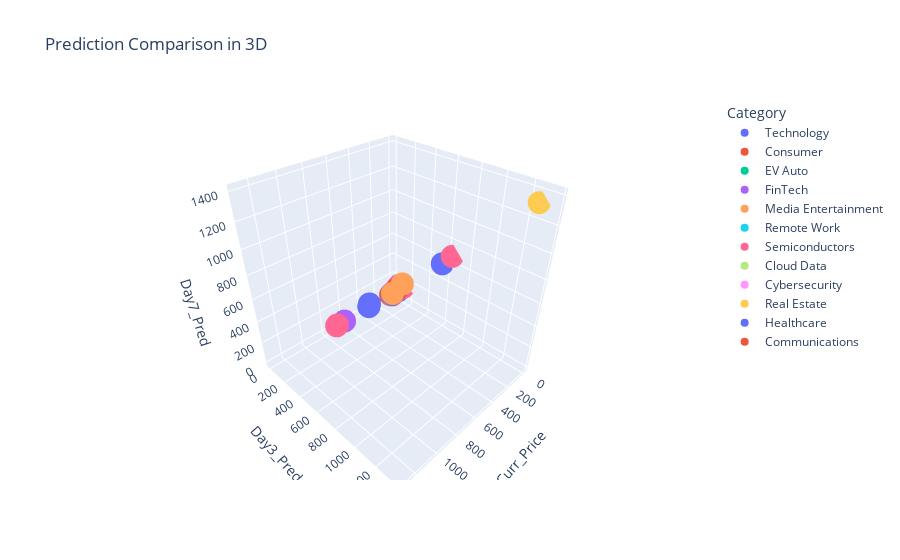

Notebook source saved alongside this figure:
### Code cell
# Load your DataFrame (replace with your file if needed)
# df = pd.read_csv("your_data.csv")

# Create profit indicators
df['made_profit_act_day_1'] = (
    ((df['Buy'] == 1) & (df['actual_day1_close'] > df['Curr_Price'])) |
    ((df['Sell'] == 1) & (df['actual_day1_close'] < df['Curr_Price'])) |
    ((df['Hold'] == 1) & (df['actual_day1_close'] >= df['Curr_Price']))
).astype(int)

df['made_profit_could_day_1'] = (
    ((df['Buy'] == 1) & (df['closest_day1_price'] > df['Curr_Price'])) |
    ((df['Sell'] == 1) & (df['closest_day1_price'] < df['Curr_Price'])) |
    ((df['Hold'] == 1) & (df['closest_day1_price'] >= df['Curr_Price']))
).astype(int)

# Repeat for day 3 and day 7
df['made_profit_act_day_3'] = (
    ((df['Buy'] == 1) & (df['actual_day3_close'] > df['Curr_Price'])) |
    ((df['Sell'] == 1) & (df['actual_day3_close'] < df['Curr_Price'])) |
    ((df['Hold'] == 1) & (df['actual_day3_close'] >= df['Curr_Price']))
).astype(int)

df['made_profit_could_day_3'] = (
    ((df['Buy'] == 1) & (df['closest_day3_price'] > df['Curr_Price'])) |
    ((df['Sell'] == 1) & (df['closest_day3_price'] < df['Curr_Price'])) |
    ((df['Hold'] == 1) & (df['closest_day3_price'] >= df['Curr_Price']))
).astype(int)

df['made_profit_act_day_7'] = (
    ((df['Buy'] == 1) & (df['actual_day7_close'] > df['Curr_Price'])) |
    ((df['Sell'] == 1) & (df['actual_day7_close'] < df['Curr_Price'])) |
    ((df['Hold'] == 1) & (df['actual_day7_close'] >= df['Curr_Price']))
).astype(int)

df['made_profit_could_day_7'] = (
    ((df['Buy'] == 1) & (df['closest_day7_price'] > df['Curr_Price'])) |
    ((df['Sell'] == 1) & (df['closest_day7_price'] < df['Curr_Price'])) |
    ((df['Hold'] == 1) & (df['closest_day7_price'] >= df['Curr_Price']))
).astype(int)

# ---------------------
# Plotting
# ---------------------

# Heatmap of profit outcomes
plt.figure(figsize=(10,6))
sns.heatmap(df[[
    'made_profit_act_day_1','made_profit_act_day_3','made_profit_act_day_7',
    'made_profit_could_day_1','made_profit_could_day_3','made_profit_could_day_7']].mean().to_frame().T,
    annot=True, cmap='Greens')
plt.title("Mean Profit Accuracy")
plt.show()

# Advice type distribution
plt.figure(figsize=(6,4))
advice_counts = [df['Buy'].sum(), df['Sell'].sum(), df['Hold'].sum()]
sns.barplot(x=['Buy', 'Sell', 'Hold'], y=advice_counts)
plt.title("Distribution of Advice Types")
plt.ylabel("Count")
plt.show()

# Profit by advice and day
days = [1, 3, 7]
for day in days:
    plt.figure(figsize=(6,4))
    means = [
        df[df['Buy']==1][f'made_profit_act_day_{day}'].mean(),
        df[df['Sell']==1][f'made_profit_act_day_{day}'].mean(),
        df[df['Hold']==1][f'made_profit_act_day_{day}'].mean()
    ]
    sns.barplot(x=['Buy', 'Sell', 'Hold'], y=means)
    plt.title(f"Actual Profit Accuracy by Advice - Day {day}")
    plt.ylim(0,1)
    plt.ylabel("Mean Accuracy")
    plt.show()

# Scatter plot of predictions
plt.figure(figsize=(10,6))
sns.scatterplot(data=df, x="Curr_Price", y="Day1_Pred", label="Day1", s=60)
sns.scatterplot(data=df, x="Curr_Price", y="Day3_Pred", label="Day3", s=60)
sns.scatterplot(data=df, x="Curr_Price", y="Day7_Pred", label="Day7", s=60)
plt.xlabel("Current Price")
plt.ylabel("Predicted Price")
plt.title("Predictions vs Current Price")
plt.legend()
plt.show()

# 3D plot of predictions
fig = px.scatter_3d(df, x='Curr_Price', y='Day3_Pred', z='Day7_Pred',
                    color='Category', title='Prediction Comparison in 3D')
fig.show()

### Figure 1 — Plotly figure (JSON) as saved in the notebook; plotly's stock layout.template omitted (floating-point values rounded to 4 significant figures)
{"data": [{"hovertemplate": "Category=Technology<br>Curr_Price=%{x}<br>Day3_Pred=%{y}<br>Day7_Pred=%{z}<extra></extra>", "legendgroup": "Technology", "marker": {"color": "#636efa", "symbol": "circle"}, "mode": "markers", "name": "Technology", "scene": "scene", "showlegend": true, "type": "scatter3d", "x": [159.3, 137.9, 718.6, 179.5, 213.6, 275.2, 22.47, 162.3, 379.3, 32.46, 179.5, 718.6, 159.3, 137.9, 213.6, 275.2, 162.3, 22.47, 159.3, 179.5, 94.24, 718.6, 179.5, 213.6, 213.6, 273.3, 561.1, 213.6, 498.7, 159.3, 35.78, 9.24, 718.6, 795.0, 326.8, 132.9, 326.8, 795.0, 0.0, 309.0, 795.0, 326.8, 132.9, 326.8, 309.0, 132.9, 309.0, 795.0, 132.9, 309.0, 132.9, 795.0, 309.0, 132.9, 795.0, 309.0, 132.9], "y": [165.8, 150.0, 745.0, 190.0, 206.8, 295.0, 22.8, 168.0, 370.0, 32.8, 187.2, 732.2, 168.2, 148.5, 218.0, 285.0, 168.0, 22.8, 165.0, 185.0, 98.2, 730.0, 185.0, 220.0, 210.0, 313.6, 611.6, 220.0, 520.0, 170.0, 37.2, 9.8, 730.0, 794.5, 355.0, 134.8, 350.0, 845.5, 552.9, 315.0, 570.5, 350.0, 142.2, 325.0, 312.0, 142.2, 316.0, 815.0, 134.2, 311.2, 140.2, 848.5, 315.0, 137.0, 562.1, 316.0, 140.0], "z": [170.2, 155.0, 760.0, 200.0, 205.1, 310.0, 23.2, 172.0, 380.0, 33.2, 192.5, 740.5, 173.9, 154.0, 220.0, 290.0, 170.0, 23.2, 170.0, 190.0, 100.9, 735.0, 190.0, 225.0, 205.0, 343.2, 631.2, 225.0, 530.0, 175.0, 38.5, 10.2, 735.0, 794.5, 375.0, 136.2, 360.0, 875.5, 567.3, 320.0, 600.8, 360.0, 148.2, 330.0, 315.0, 148.2, 320.0, 820.0, 135.0, 312.0, 142.9, 875.5, 320.0, 140.0, 573.2, 320.0, 144.0]}, {"hovertemplate": "Category=Consumer<br>Curr_Price=%{x}<br>Day3_Pred=%{y}<br>Day7_Pred=%{z}<extra></extra>", "legendgroup": "Consumer", "marker": {"color": "#EF553B", "symbol": "circle"}, "mode": "markers", "name": "Consumer", "scene": "scene", "showlegend": true, "type": "scatter3d", "x": [223.3, 987.4, 238.8, 76.39, 54.4, 57.03, 223.3, 223.3, 76.39, 54.4, 223.3, 136.4, 136.4, 63.08, 131.6, 76.39, 131.6, 63.08, 103.6, 131.6, 63.08, 131.6, 63.08, 131.6, 76.39], "y": [235.0, 1030.0, 230.0, 80.2, 59.1, 54.2, 229.2, 232.8, 80.5, 58.4, 235.0, 145.0, 145.0, 61.5, 133.0, 88.21, 130.0, 67.0, 110.0, 137.5, 64.2, 128.0, 62.8, 96.58, 73.2], "z": [240.0, 1050.0, 225.0, 82.1, 61.5, 52.9, 233.5, 238.1, 82.8, 60.7, 240.0, 150.0, 150.0, 61.0, 134.0, 92.56, 128.0, 69.0, 115.0, 142.2, 65.0, 125.0, 62.1, 98.01, 72.5]}, {"hovertemplate": "Category=EV Auto<br>Curr_Price=%{x}<br>Day3_Pred=%{y}<br>Day7_Pred=%{z}<extra></extra>", "legendgroup": "EV Auto", "marker": {"color": "#00cc96", "symbol": "circle"}, "mode": "markers", "name": "EV Auto", "scene": "scene", "showlegend": true, "type": "scatter3d", "x": [315.2, 2.165, 315.2, 13.08, 2.165, 315.2, 315.2, 2.165, 3.495], "y": [308.6, 2.0, 305.0, 11.0, 2.8, 325.0, 325.0, 2.8, 4.5], "z": [306.9, 1.95, 300.0, 10.0, 3.2, 330.0, 330.0, 3.0, 5.0]}, {"hovertemplate": "Category=FinTech<br>Curr_Price=%{x}<br>Day3_Pred=%{y}<br>Day7_Pred=%{z}<extra></extra>", "legendgroup": "FinTech", "marker": {"color": "#ab63fa", "symbol": "circle"}, "mode": "markers", "name": "FinTech", "scene": "scene", "showlegend": true, "type": "scatter3d", "x": [780.8, 355.8, 780.8, 780.8, 780.8, 780.8, 780.8, 780.8, 780.8], "y": [843.2, 365.8, 844.2, 780.6, 835.5, 831.5, 831.5, 835.5, 251.2], "z": [883.5, 371.5, 883.6, 780.6, 865.5, 853.2, 853.2, 860.5, 258.5]}, {"hovertemplate": "Category=Media Entertainment<br>Curr_Price=%{x}<br>Day3_Pred=%{y}<br>Day7_Pred=%{z}<extra></extra>", "legendgroup": "Media Entertainment", "marker": {"color": "#FFA15A", "symbol": "circle"}, "mode": "markers", "name": "Media Entertainment", "scene": "scene", "showlegend": true, "type": "scatter3d", "x": [1297.0, 12.89, 88.3, 1297.0, 88.3, 12.89, 1297.0, 124.1, 11.2, 722.0, 24.3], "y": [1370.0, 13.5, 95.0, 1310.0, 92.0, 14.0, 1370.0, 127.0, 13.0, 720.0, 23.0], "z": [1400.0, 14.0, 98.0, 1320.0, 95.0, 15.0, 1400.0, 130.0, 15.0, 715.0, 22.0]}, {"hovertemplate": "Category=Remote Work<br>Curr_Price=%{x}<br>Day3_Pred=%{y}<br>Day7_Pred=%{z}<extra></extra>", "legendgroup": "Remote Work", "marker": {"color": "#19d3f3", "symbol": "circle"}, "mode": "markers", "name": "Remote Work", "scene": "scene", "showlegend": true, "type": "scatter3d", "x": [78.58, 134.4, 78.58, 134.4], "y": [85.21, 148.2, 85.0, 145.0], "z": [88.45, 155.1, 88.0, 150.0]}, {"hovertemplate": "Category=Semiconductors<br>Curr_Price=%{x}<br>Day3_Pred=%{y}<br>Day7_Pred=%{z}<extra></extra>", "legendgroup": "Semiconductors", "marker": {"color": "#FF6692", "symbol": "circle"}, "mode": "markers", "name": "Semiconductors", "scene": "scene", "showlegend": true, "type": "scatter3d", "x": [75.16, 122.2, 924.7, 75.16, 235.4, 924.7, 122.2, 98.76, 191.0, 75.16, 98.76, 924.7, 75.16, 0.0, 0.0, 924.7, 73.06, 73.06, 98.76, 73.06, 75.16, 73.06, 75.16, 98.76, 924.7, 924.7], "y": [78.45, 125.8, 980.0, 76.2, 236.5, 935.0, 125.2, 101.2, 195.2, 75.18, 115.0, 345.2, 80.0, 645.2, 122.8, 970.0, 80.0, 80.49, 100.2, 75.2, 76.2, 75.2, 80.0, 101.2, 352.1, 935.0], "z": [80.67, 128.0, 1000.0, 77.0, 238.0, 940.0, 127.9, 103.9, 197.9, 75.18, 125.0, 349.9, 83.0, 675.6, 125.1, 1000.0, 85.0, 85.19, 101.0, 76.0, 77.0, 76.5, 85.0, 103.5, 362.4, 940.0]}, {"hovertemplate": "Category=Cloud Data<br>Curr_Price=%{x}<br>Day3_Pred=%{y}<br>Day7_Pred=%{z}<extra></extra>", "legendgroup": "Cloud Data", "marker": {"color": "#B6E880", "symbol": "circle"}, "mode": "markers", "name": "Cloud Data", "scene": "scene", "showlegend": true, "type": "scatter3d", "x": [155.4, 221.1, 190.3, 78.97, 78.97, 78.97, 78.97, 78.97, 78.97, 78.97], "y": [165.0, 235.0, 195.6, 82.0, 86.45, 85.2, 85.0, 82.2, 79.2, 82.0], "z": [168.0, 240.0, 198.9, 84.0, 90.21, 87.9, 87.0, 80.9, 80.5, 84.0]}, {"hovertemplate": "Category=Cybersecurity<br>Curr_Price=%{x}<br>Day3_Pred=%{y}<br>Day7_Pred=%{z}<extra></extra>", "legendgroup": "Cybersecurity", "marker": {"color": "#FF97FF", "symbol": "circle"}, "mode": "markers", "name": "Cybersecurity", "scene": "scene", "showlegend": true, "type": "scatter3d", "x": [514.1, 514.1, 201.8, 314.8], "y": [525.4, 545.0, 220.0, 330.0], "z": [529.8, 560.0, 230.0, 340.0]}, {"hovertemplate": "Category=Real Estate<br>Curr_Price=%{x}<br>Day3_Pred=%{y}<br>Day7_Pred=%{z}<extra></extra>", "legendgroup": "Real Estate", "marker": {"color": "#FECB52", "symbol": "circle"}, "mode": "markers", "name": "Real Estate", "scene": "scene", "showlegend": true, "type": "scatter3d", "x": [93.72, 16.15, 93.72, 16.15, 82.15, 0.0, 82.15, 82.15, 82.15, 82.15], "y": [100.0, 18.0, 100.0, 18.0, 80.5, 1268.0, 86.0, 82.0, 88.0, 80.8], "z": [105.0, 19.0, 105.0, 19.0, 79.2, 1321.0, 88.0, 85.0, 90.0, 80.2]}, {"hovertemplate": "Category=Healthcare<br>Curr_Price=%{x}<br>Day3_Pred=%{y}<br>Day7_Pred=%{z}<extra></extra>", "legendgroup": "Healthcare", "marker": {"color": "#636efa", "symbol": "circle"}, "mode": "markers", "name": "Healthcare", "scene": "scene", "showlegend": true, "type": "scatter3d", "x": [132.9, 547.0, 132.9, 547.0, 0.0, 547.0, 132.9, 547.0, 132.9, 547.0, 132.9], "y": [140.4, 570.0, 145.5, 571.0, 52.9, 576.5, 128.0, 562.2, 137.8, 555.0, 130.8], "z": [143.2, 580.0, 155.5, 580.0, 50.6, 593.2, 125.0, 570.9, 140.5, 560.0, 129.1]}, {"hovertemplate": "Category=Communications<br>Curr_Price=%{x}<br>Day3_Pred=%{y}<br>Day7_Pred=%{z}<extra></extra>", "legendgroup": "Communications", "marker": {"color": "#EF553B", "symbol": "circle"}, "mode": "markers", "name": "Communications", "scene": "scene", "showlegend": true, "type": "scatter3d", "x": [35.98, 35.98, 35.98], "y": [37.2, 37.2, 37.2], "z": [38.0, 38.0, 38.0]}], "layout": {"legend": {"title": {"text": "Category"}, "tracegroupgap": 0}, "scene": {"domain": {"x": [0, 1], "y": [0, 1]}, "xaxis": {"title": {"text": "Curr_Price"}}, "yaxis": {"title": {"text": "Day3_Pred"}}, "zaxis": {"title": {"text": "Day7_Pred"}}}, "title": {"text": "Prediction Comparison in 3D"}}}
